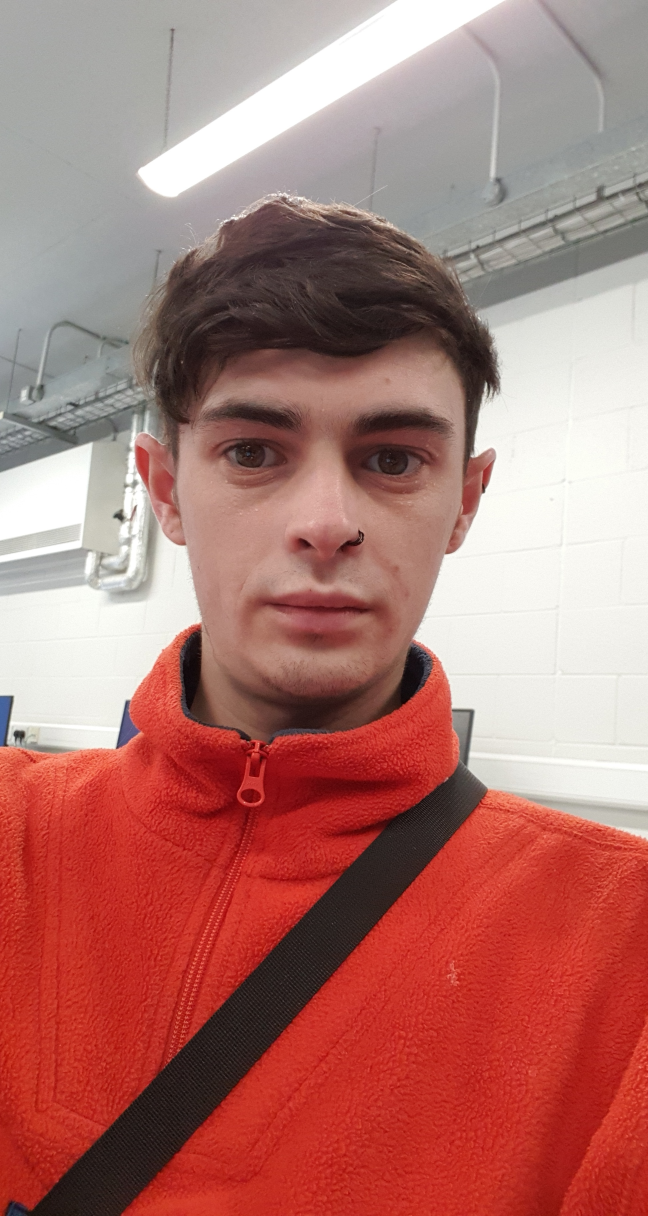
#> input picture Src/Snapchat-190545990.jpg, 1943 x 3648 px (shown at 1/3 size)
$ python CA_Q3.py   (older library calls are emulated)
#> lines starting #> are read from the running program, lines starting #| are printed output that depends on the picture
from skimage import io
from skimage.transform import resize
import matplotlib.pyplot as plt
from skimage import exposure
from skimage.exposure import match_histograms


def main():

     #This function takes in an image reads it in and retursn the image
    img1, img2 = readInImage('Snapchat-190545990.jpg', "reference.jpg")

    #function that takes in the resized image and converts it
    #to greyscale
    resized_image1, resized_image2 = resizeImage(img1, img2)

    matched = addMatchHostogramToImage(resized_image1, resized_image2)

    #generate a plot showing the resized input image, the
    #referance image and the combined colour mathed output image
    plotsForPartA(resized_image1, resized_image2, matched)

    #generate a plot showing the respective histogram plots
    #for each R,G,B channel for each image (input, ref, matched imges)
    addHistogramPlots(resized_image1, resized_image2, matched)

    #optional for extra explaintion of histograms in report
    addCombinedHistogramPlots(resized_image1, resized_image2, matched)


#define a function that reads in an image and
#returns the image for use in the programme
def readInImage(image1, image2):

#> called with image1 = 'Snapchat-190545990.jpg', image2 = 'reference.jpg'
    img1 = io.imread(image1)
#> img1 is the input picture: shape (3648, 1943, 3); mean R, G, B 175.3, 118, 112.2
    img2 = io.imread(image2)
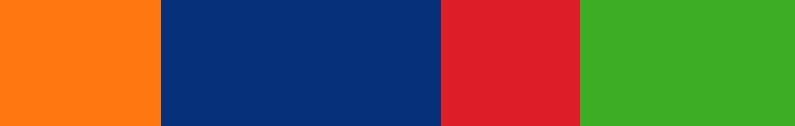
#> input picture Src/reference.jpg, 795 x 126 px
#> img2 is the input picture: shape (126, 795, 3); mean R, G, B 108.9, 92.9, 63.4
    return img1, img2


#define a function that takes in an image and both
#resizes it and converts it to greyscale
def resizeImage(image1, image2):

    img_resized1 = resize(image1, (512, 512))
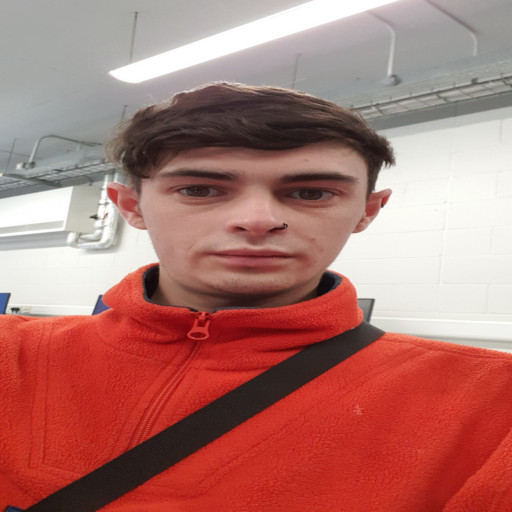
#> img_resized1: shape (512, 512, 3) float64; mean R, G, B 0.687, 0.463, 0.44
    img_resized2 = resize(image2, (512, 512))
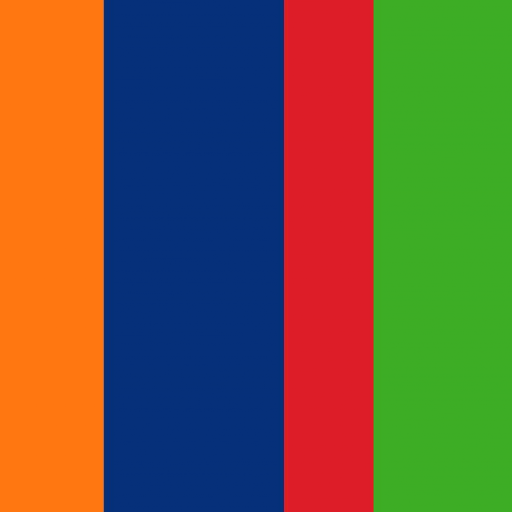
#> img_resized2: shape (512, 512, 3) float64; mean R, G, B 0.427, 0.364, 0.249
    return img_resized1, img_resized2


#define a functgion to add histogram colour matching to our
#original resized source image
def addMatchHostogramToImage(source_image, referance_image):

    matched = match_histograms(source_image, referance_image, multichannel=True)
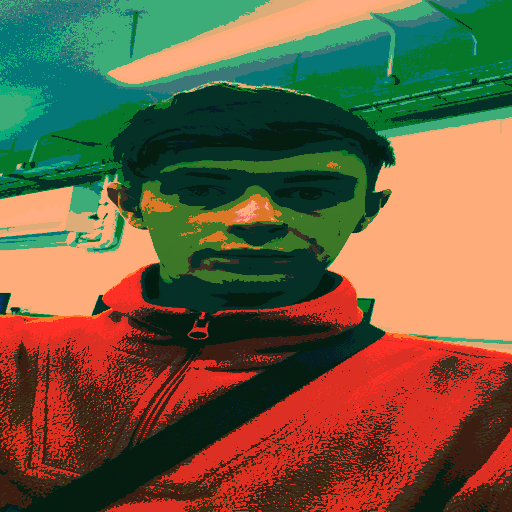
#> matched: shape (512, 512, 3) float64; mean R, G, B 0.427, 0.364, 0.249

    return matched


#define function to plot the desired results for part a
def plotsForPartA(original_image, referance, matched_image):

    #next we plot
    fig, ax = plt.subplots(ncols = 3, figsize = (24, 6))

    ax[0] = plt.subplot(1, 3, 1)
    ax[1] = plt.subplot(1, 3, 2)
    ax[2] = plt.subplot(1, 3, 3)


    ax[0].imshow(original_image, cmap=plt.cm.gray)
    ax[0].set_title("original source image (512 X 512)", fontsize = 25)
    ax[0].axis("off")

    ax[1].imshow(referance, cmap=plt.cm.gray)
    ax[1].set_title("referance (resized 512 x 512)",fontsize = 25)
    ax[1].axis("off")

    ax[2].imshow(matched_image, cmap=plt.cm.gray)
    ax[2].set_title("matched_image (512 X 512)" ,fontsize = 25)
    ax[2].axis("off")

    #may have to create your own folder
    #plt.tight_layout()
    fig.suptitle('plot of source, referance and colour matched images', fontsize=35)
    plt.show()


#define a function which adds hisogram and cumulative histogram
#plots for each rgb channel to each of our inages, source, ref and matched
def addHistogramPlots(resized_image1, resized_image2, matched):

    fig, ax = plt.subplots(ncols = 3, nrows = 4, figsize = (20, 20))
    arr = [resized_image1, resized_image2, matched]

    ax[0, 2].axis("off")

    for i in range(0, 3):
        for j in range(0, len(arr)):
            img_hist, bins = exposure.histogram(arr[i][..., j], source_range='dtype')
            img_cdf, bins = exposure.cumulative_distribution(arr[i][..., j])

            colourArray = ["r", "g", "b"]
            if (i == 0):
                ax[i, j].imshow(arr[j], cmap=plt.cm.gray)
                ax[i, j].axis("off")

            ax[j + 1, i].plot(bins, img_hist / img_hist.max(), label="histogram", color = colourArray[j])
            ax[j + 1, i].plot(bins, img_cdf, label="cumulative histogram", color = "darkorange", linewidth = 2, linestyle = "dashed")
            ax[j + 1, i].set_label("test")
            ax[j + 1, i].legend(loc ="upper left", prop={'size': 15})
            ax[j + 1, i].set_xlabel(" ",fontsize = 25)


    ax[0, 0].set_title("source",fontsize = 35)
    ax[0, 1].set_title("referance",fontsize = 35)
    ax[0, 2].set_title("matched",fontsize = 35)
    ax[1, 0].set_title("source histogram plots",fontsize = 25)
    ax[1, 1].set_title("referance histogram plots",fontsize = 25)
    ax[1, 2].set_title("matched histogram plots",fontsize = 25)
    ax[1, 0].set_ylabel("red",fontsize = 15)
    ax[2, 0].set_ylabel("green",fontsize = 15)
    ax[3, 0].set_ylabel("blue",fontsize = 15)

    plt.tight_layout(w_pad = 8.0, h_pad = 5.0)

    plt.show()
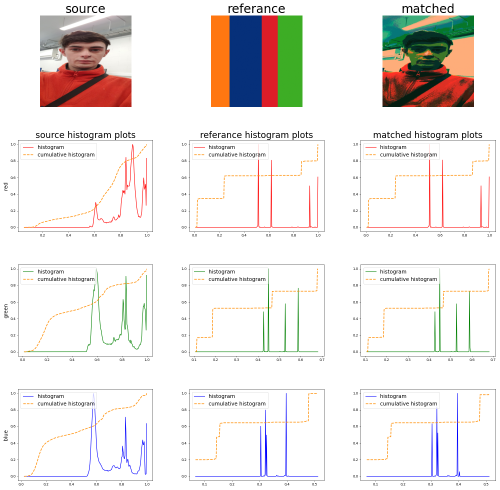
#> figure drawn by matplotlib, 12 panels; panel 4: curve peaks at x = 0.892, y = 1; panel 4: curve peaks at x = 0.998, y = 1; panel 5: curve peaks at x = 0.516, y = 1; panel 5: curve peaks at x = 0.998, y = 1

def addCombinedHistogramPlots(resized_image1, resized_image2, matched):

     fig, ax = plt.subplots(ncols = 3, nrows = 2, figsize = (20, 12))

     arr = [resized_image1, resized_image2, matched]
     print(len(arr))
#| 3
     for i in range(0, 1):
        for j in range(0, len(arr)):


            if (i == 0):
                ax[i, j].imshow(arr[j], cmap=plt.cm.gray)
                ax[i, j].axis("off")


            ax[i + 1, j].hist(arr[j][:, :, 0].ravel(), bins = 256, color = 'red', alpha = 0.5)
            ax[i + 1, j].hist(arr[j][:, :, 1].ravel(), bins = 256, color = 'Green', alpha = 0.5)
            ax[i + 1, j].hist(arr[j][:, :, 2].ravel(), bins = 256, color = 'Blue', alpha = 0.5)
            ax[i + 1, j].set_xlabel('Intensity Value', fontsize = 19)
            ax[i + 1, j].set_ylabel('Count', fontsize = 19)
            ax[i + 1, j].legend(['Total', 'Red_Channel', 'Green_Channel', 'Blue_Channel'], prop={'size': 12})


     ax[0, 0].set_title("source",fontsize = 25)
     ax[0, 1].set_title("referance",fontsize = 25)
     ax[0, 2].set_title("matched",fontsize = 25)
     ax[1, 0].set_title("source combined histogram",fontsize = 20)
     ax[1, 1].set_title("referance combined histogram",fontsize = 20)
     ax[1, 2].set_title("matched combined histogram",fontsize = 20)

     plt.tight_layout(pad = 4.0)
     #plt.savefig("CA1_out/Q3/Q3_part2b.jpg")
     fig.suptitle('histogram plots of source, referance and matched images', fontsize=25)
     plt.show()
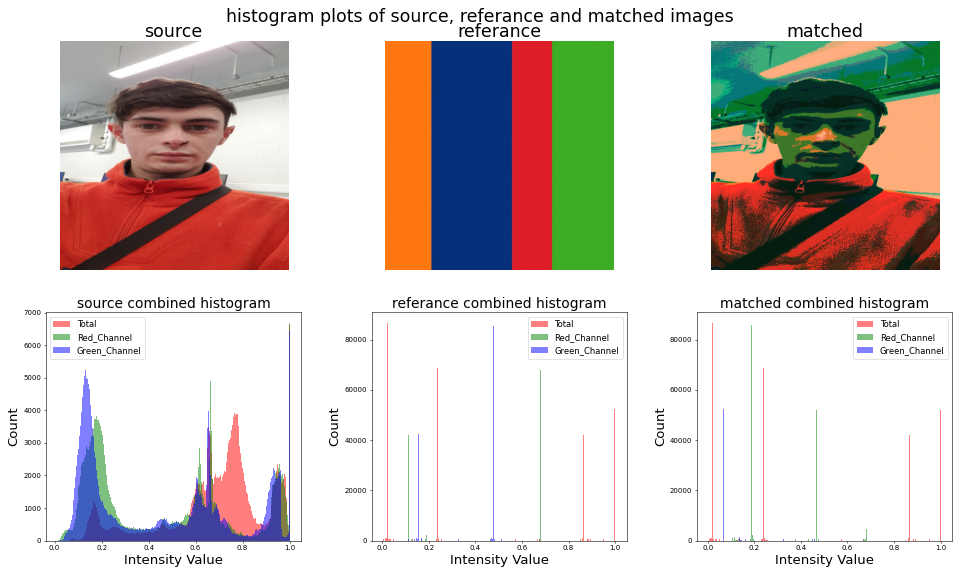
#> figure drawn by matplotlib, 6 panels; panel 4: tallest bar 6615 high, from x = 0.996 to 1; panel 4: tallest bar 6673 high, from x = 0.996 to 1; panel 4: tallest bar 6451 high, from x = 0.996 to 1; panel 5: tallest bar 86528 high, from x = 0.0197 to 0.0236

#then we call main to run the programme
main()
